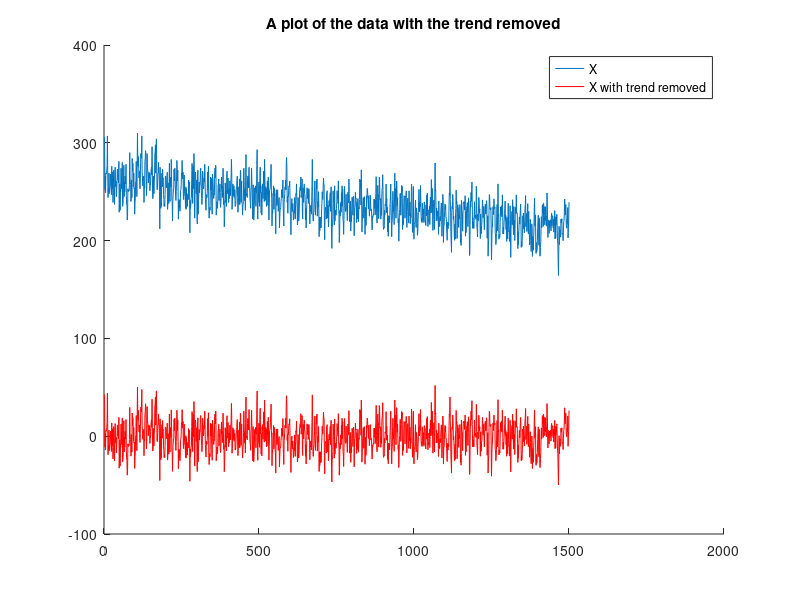

Here is the MATLAB script that generated this plot: (Note: this script raises an error after producing the figure.)
%% Part B
clear; close all;
load('hw7_data.mat');

A = [ 1:1500; ones(1,1500)];
A = A';
param = (A'*A)\A'*X; %Do least squares
Xtilde = X - A*param;

disp(['The optimal slope, a, of the line is: ' num2str(param(1))]);
disp(['The optimal y-intercept of the line is: ' num2str(param(2))]);

figure; hold; 
plot(X);
plot(Xtilde, 'r');
title('A plot of the data with the trend removed');
legend('X', 'X with trend removed');

%% Part C

Kx1 = computeCovariance(Xtilde(1:500,1));
Kx2 = computeCovariance(Xtilde(501:1000));
Kx3 = computeCovariance(Xtilde(1001:1500));

figure;hold; 
plot(Kx1);
plot(Kx2 ,'--');
plot(Kx3), '-.-';
legend('X(1:500)', 'X(501:1000)', 'X(1001, 1500)');

% Theses plots exactly hold with our stationarity assumptions. We see some
% interesting properties that hold with our knowledge of the system. When m
% is low (not much time between months) we expect the sea levels to be
% roughly similar and therefore highly correlated, which is what we see on
% the graphs. Then we see this wavy pattern, which corresponds to the sea
% levels changing with the seasons. 

% These graphs support out notion of stationarity because we can see that
% for the 3 different time segments, they each give a very similar
% covariance function. The covariance functions do not depend on a function
% of absolute time, only on the difference between time values. 
